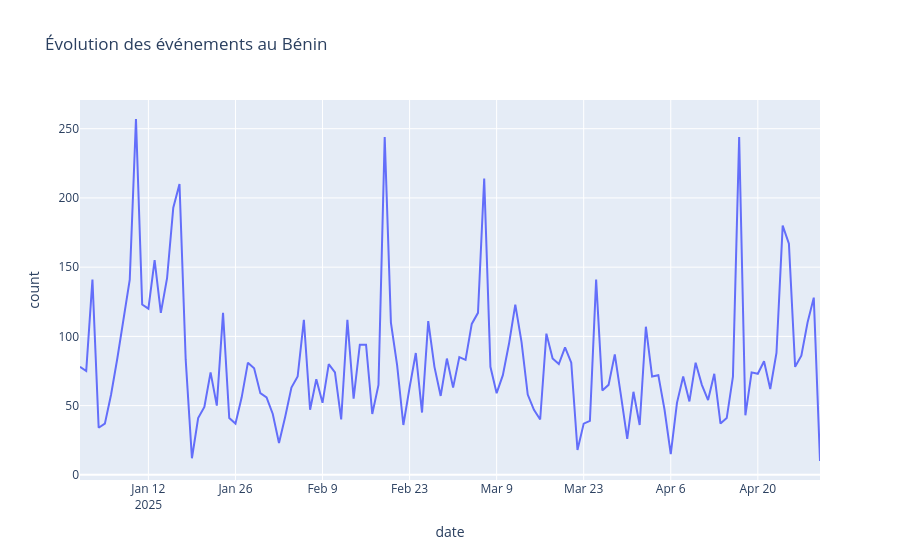

This figure's notebook cell:
### Markdown cell above
# 4. Analyse exploratoire

## 4.1 Timeline des événements

### Code cell
timeline = (
    df.groupby(df["date"].dt.date)
    .size()
    .reset_index(name="count")
    .sort_values("date")
)

fig = px.line(
    timeline,
    x="date",
    y="count",
    title="Évolution des événements au Bénin"
)

fig.show()

### Figure 1 — Plotly figure (JSON) as saved in the notebook; plotly's stock layout.template omitted (floating-point values rounded to 4 significant figures)
{"data": [{"hovertemplate": "date=%{x}<br>count=%{y}<extra></extra>", "legendgroup": "", "line": {"color": "#636efa", "dash": "solid"}, "marker": {"symbol": "circle"}, "mode": "lines", "name": "", "orientation": "v", "showlegend": false, "type": "scatter", "x": ["2025-01-01", "2025-01-02", "2025-01-03", "2025-01-04", "2025-01-05", "2025-01-06", "2025-01-07", "2025-01-08", "2025-01-09", "2025-01-10", "2025-01-11", "2025-01-12", "2025-01-13", "2025-01-14", "2025-01-15", "2025-01-16", "2025-01-17", "2025-01-18", "2025-01-19", "2025-01-20", "2025-01-21", "2025-01-22", "2025-01-23", "2025-01-24", "2025-01-25", "2025-01-26", "2025-01-27", "2025-01-28", "2025-01-29", "2025-01-30", "2025-01-31", "2025-02-01", "2025-02-02", "2025-02-03", "2025-02-04", "2025-02-05", "2025-02-06", "2025-02-07", "2025-02-08", "2025-02-09", "2025-02-10", "2025-02-11", "2025-02-12", "2025-02-13", "2025-02-14", "2025-02-15", "2025-02-16", "2025-02-17", "2025-02-18", "2025-02-19", "2025-02-20", "2025-02-21", "2025-02-22", "2025-02-23", "2025-02-24", "2025-02-25", "2025-02-26", "2025-02-27", "2025-02-28", "2025-03-01", "2025-03-02", "2025-03-03", "2025-03-04", "2025-03-05", "2025-03-06", "2025-03-07", "2025-03-08", "2025-03-09", "2025-03-10", "2025-03-11", "2025-03-12", "2025-03-13", "2025-03-14", "2025-03-15", "2025-03-16", "2025-03-17", "2025-03-18", "2025-03-19", "2025-03-20", "2025-03-21", "2025-03-22", "2025-03-23", "2025-03-24", "2025-03-25", "2025-03-26", "2025-03-27", "2025-03-28", "2025-03-29", "2025-03-30", "2025-03-31", "2025-04-01", "2025-04-02", "2025-04-03", "2025-04-04", "2025-04-05", "2025-04-06", "2025-04-07", "2025-04-08", "2025-04-09", "2025-04-10", "2025-04-11", "2025-04-12", "2025-04-13", "2025-04-14", "2025-04-15", "2025-04-16", "2025-04-17", "2025-04-18", "2025-04-19", "2025-04-20", "2025-04-21", "2025-04-22", "2025-04-23", "2025-04-24", "2025-04-25", "2025-04-26", "2025-04-27", "2025-04-28", "2025-04-29", "2025-04-30"], "xaxis": "x", "y": [78, 75, 141, 34, 37, 58, 84, 113, 141, 257, 123, 120, 155, 117, 142, 193, 210, 83, 12, 41, 49, 74, 50, 117, 41, 37, 56, 81, 77, 59, 56, 44, 23, 42, 63, 71, 112, 47, 69, 52, 80, 74, 40, 112, 55, 94, 94, 44, 65, 244, 110, 79, 36, 63, 88, 45, 111, 78, 57, 84, 63, 85, 83, 109, 117, 214, 78, 59, 72, 95, 123, 96, 58, 47, 40, 102, 84, 80, 92, 81, 18, 37, 39, 141, 61, 65, 87, 57, 26, 60, 36, 107, 71, 72, 47, 15, 52, 71, 53, 81, 65, 54, 73, 37, 41, 71, 244, 43, 74, 73, 82, 62, 88, 180, 167, 78, 86, 110, 128, 10], "yaxis": "y"}], "layout": {"legend": {"tracegroupgap": 0}, "title": {"text": "Évolution des événements au Bénin"}, "xaxis": {"anchor": "y", "domain": [0, 1], "title": {"text": "date"}}, "yaxis": {"anchor": "x", "domain": [0, 1], "title": {"text": "count"}}}}
